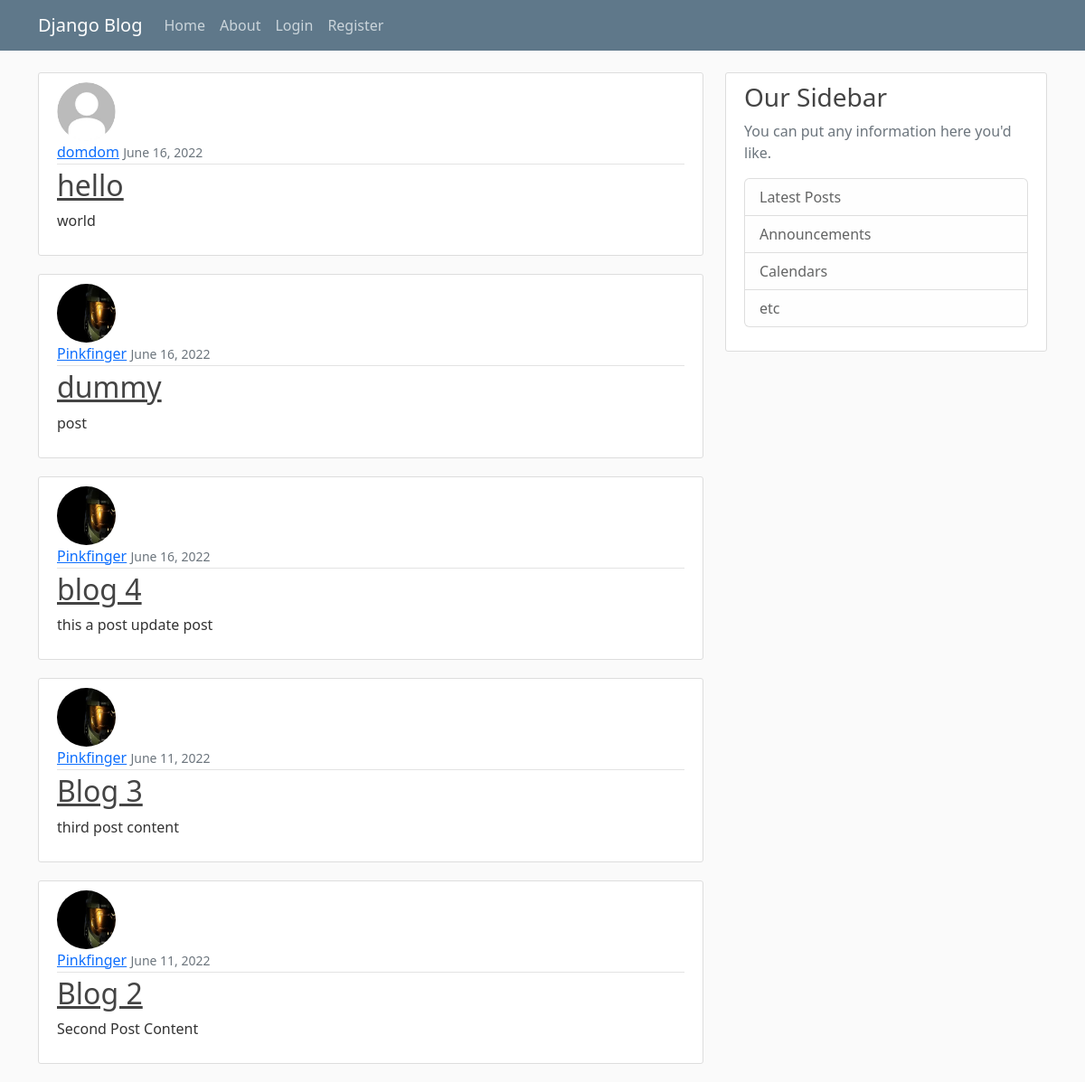
/, run on an earlier commit of the app's database.
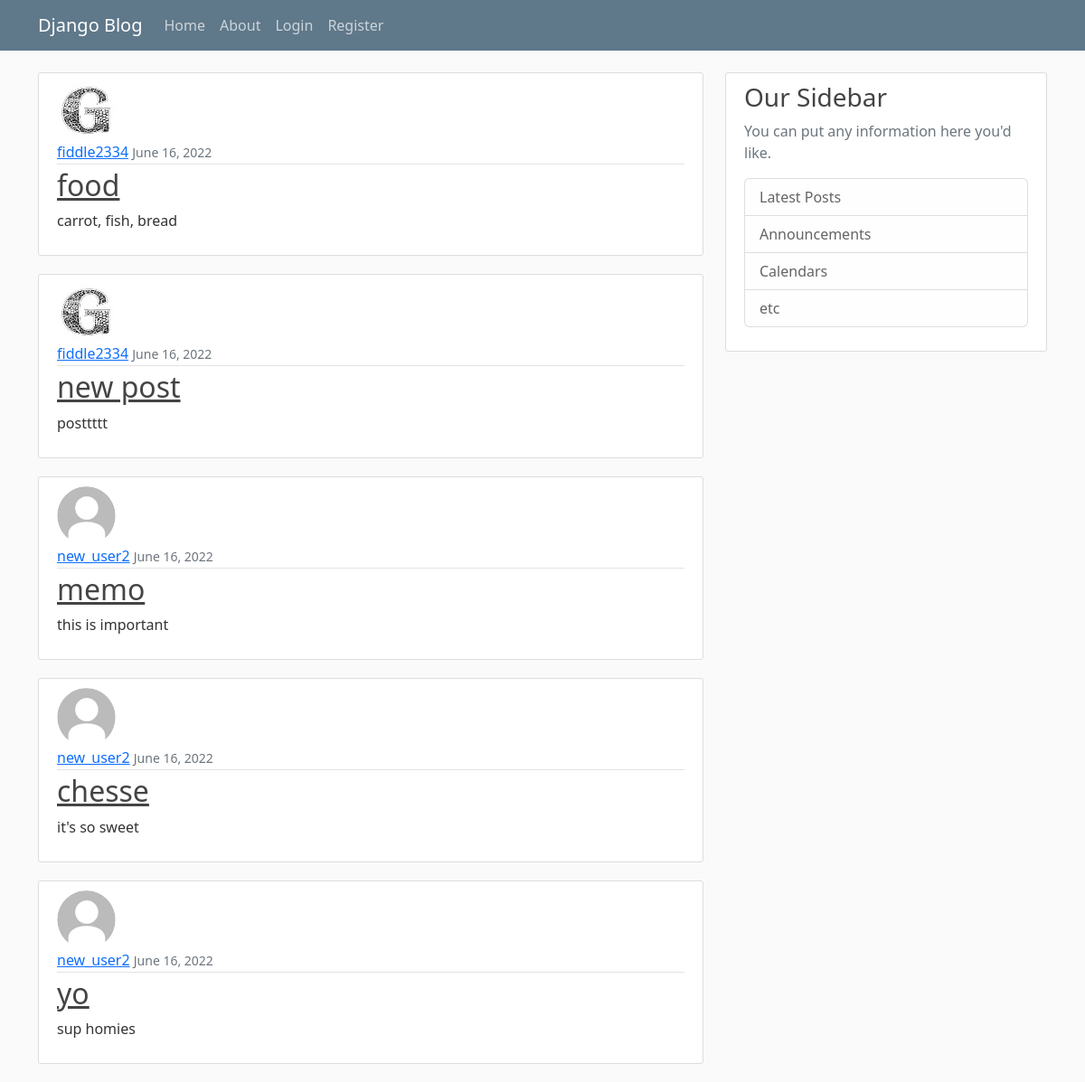
And on a later commit of the database.
### blog/models.py (models this page shows, shortened)
class Post(models.Model):
    title= models.CharField(max_length=80)
    content = models.TextField()
    date_posted= models.DateTimeField(default= timezone.now)
    author = models.ForeignKey(User, on_delete= models.CASCADE)

### users/models.py (models this page shows, shortened)
class Profile(models.Model):
    user = models.OneToOneField(User, on_delete=models.CASCADE)
    image = models.ImageField(default= 'default.jpg', upload_to = "profile_pics")

### blog/views.py (the view)
# urls.py: path('', PostListView.as_view(), name= 'blog-home'),
class PostListView(ListView):
    model = Post
    template_name= 'blog/home.html'         #<app>/mdodel>_<viewtype>.html ||List view vs CLass view
    context_object_name= "posts"
    ordering= ['-date_posted']
    paginate_by = 5

### blog/templates/blog/home.html
{% extends "blog/base.html" %}
{% block content %}
    {% for post in posts %}
        <article class="media content-section">
            <img class="rounded-circle article-img"  src="{{post.author.profile.image.url}}">
            <div class="media-body">
            <div class="article-metadata">
                <a class="mr-2" href="#">{{ post.author }}</a>
                <small class="text-muted">{{ post.date_posted |date:"F d, Y" }}</small>
            </div>
            <h2><a class="article-title" href="{% url 'post-detail' post.id %}">{{ post.title }}</a></h2>
            <p class="article-content">{{ post.content }}</p>
            </div>
        </article>
    {% endfor %}
{% endblock content%}

What changed in the data, as far as the page shows it:
no longer on this page (row unchanged): Post: author.profile.image (placeholder picture), author "domdom", date_posted "June 16, 2022", title "hello", content "world"
no longer on this page (row unchanged): Post: author.profile.image (picture), author "Pinkfinger", date_posted "June 16, 2022", title "dummy", content "post"
no longer on this page (row unchanged): Post: author.profile.image (picture), author "Pinkfinger", date_posted "June 16, 2022", title "blog 4", content "this a post update post"
no longer on this page (row unchanged): Post: author.profile.image (picture), author "Pinkfinger", date_posted "June 11, 2022", title "Blog 3", content "third post content"
no longer on this page (row unchanged): Post: author.profile.image (picture), author "Pinkfinger", date_posted "June 11, 2022", title "Blog 2", content "Second Post Content"
added Post: author.profile.image (picture), author "fiddle2334", date_posted "June 16, 2022", title "food", content "carrot, fish, bread"
added Post: author.profile.image (picture), author "fiddle2334", date_posted "June 16, 2022", title "new post", content "posttttt"
added Post: author.profile.image (placeholder picture), author "new_user2", date_posted "June 16, 2022", title "memo", content "this is important"
added Post: author.profile.image (placeholder picture), author "new_user2", date_posted "June 16, 2022", title "chesse", content "it's so sweet"
added Post: author.profile.image (placeholder picture), author "new_user2", date_posted "June 16, 2022", title "yo", content "sup homies"
